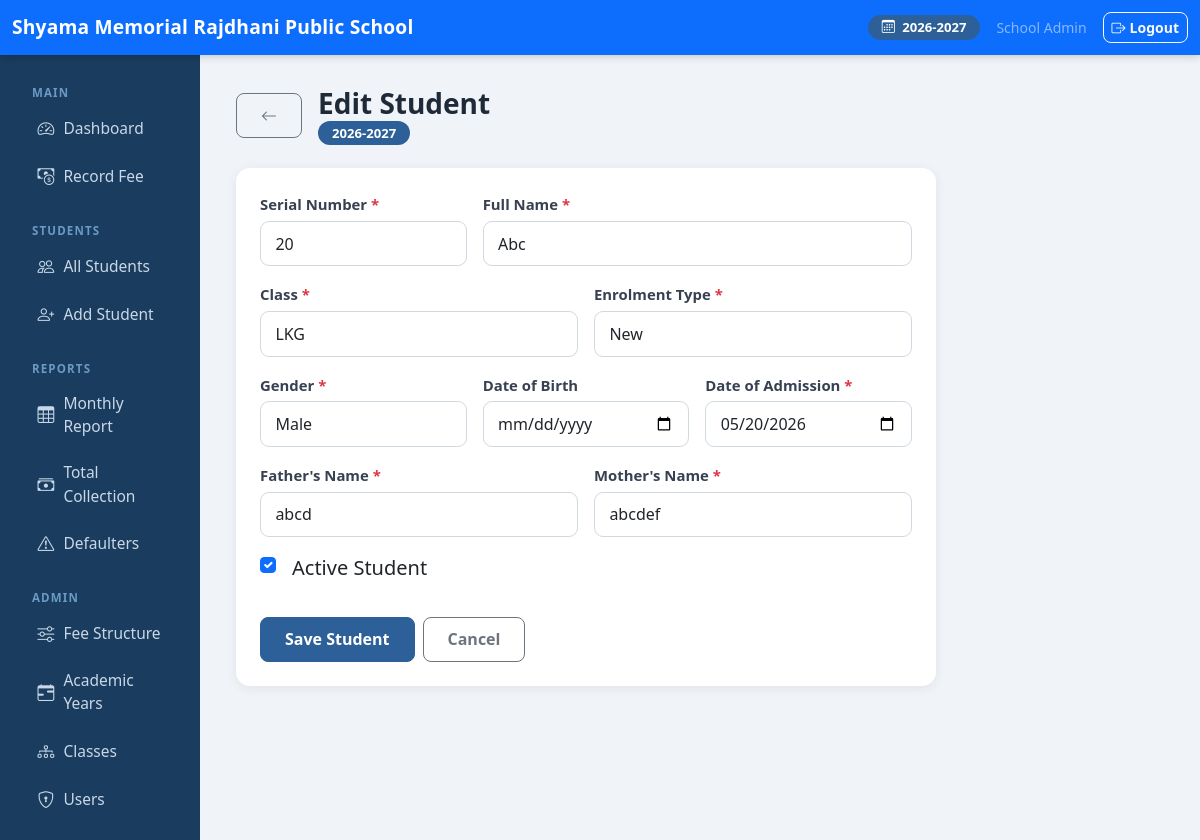
/students/3/edit/ (signed in), run on the app's committed database.
### students/models.py (models this page shows, shortened)
class AcademicYear(models.Model):
    name = models.CharField(max_length=20, unique=True)  # e.g. "2026-2027"
    start_date = models.DateField()
    end_date = models.DateField()
    is_current = models.BooleanField(default=False)
    class Meta:
        ordering = ['-start_date']
    @classmethod
    def get_current(cls):
        return cls.objects.filter(is_current=True).first()

class Student(models.Model):
    ENROLL_NEW = 'new'
    ENROLL_RE = 're'
    ENROLL_CHOICES = [
        (ENROLL_NEW, 'New'),
        (ENROLL_RE, 'Re-Enrolment'),
    ]
    GENDER_MALE = 'M'
    GENDER_FEMALE = 'F'
    GENDER_OTHER = 'O'
    GENDER_CHOICES = [
        (GENDER_MALE, 'Male'),
        (GENDER_FEMALE, 'Female'),
        (GENDER_OTHER, 'Other'),
    ]
    academic_year = models.ForeignKey(AcademicYear, on_delete=models.PROTECT, related_name='students')
    serial_number = models.CharField(max_length=20)
    name = models.CharField(max_length=150)
    school_class = models.ForeignKey(SchoolClass, on_delete=models.PROTECT, related_name='students')
    enrollment_type = models.CharField(max_length=3, choices=ENROLL_CHOICES, default=ENROLL_NEW)
    gender = models.CharField(max_length=1, choices=GENDER_CHOICES, default=GENDER_MALE)
    date_of_birth = models.DateField(null=True, blank=True)
    father_name = models.CharField(max_length=150)
    mother_name = models.CharField(max_length=150)
    date_of_admission = models.DateField()
    is_active = models.BooleanField(default=True)
    created_at = models.DateTimeField(auto_now_add=True)
    updated_at = models.DateTimeField(auto_now=True)
    created_by = models.ForeignKey(
        settings.AUTH_USER_MODEL, on_delete=models.SET_NULL,
        null=True, blank=True, related_name='students_created'
    )
    updated_by = models.ForeignKey(
        settings.AUTH_USER_MODEL, on_delete=models.SET_NULL,
        null=True, blank=True, related_name='students_updated'
    )
    class Meta:
        ordering = ['school_class__order', 'serial_number']
        unique_together = [('academic_year', 'serial_number')]

### accounts/models.py (models this page shows, shortened)
class CustomUser(AbstractUser):
    ROLE_ADMIN = 'admin'
    ROLE_TEACHER = 'teacher'
    ROLE_CHOICES = [
        (ROLE_ADMIN, 'Admin'),
        (ROLE_TEACHER, 'Teacher'),
    ]
    role = models.CharField(max_length=10, choices=ROLE_CHOICES, default=ROLE_TEACHER)
    def is_admin(self):
        return self.role == self.ROLE_ADMIN

### students/views.py (the view)
# urls.py: path('<int:pk>/edit/', views.student_edit, name='edit'),
@login_required
def student_edit(request, pk):
    student = get_object_or_404(Student, pk=pk)
    form = StudentForm(request.POST or None, instance=student)
    if request.method == 'POST' and form.is_valid():
        student = form.save(commit=False)
        student.updated_by = request.user
        student.save()
        messages.success(request, 'Student updated successfully.')
        return redirect('students:detail', pk=student.pk)
    return render(request, 'students/student_form.html', {
        'form': form, 'title': 'Edit Student', 'obj': student, 'year': student.academic_year,
    })

### fees/templatetags/fees_tags.py (called while the page is built)
@register.simple_tag
def current_year_display():
    year = AcademicYear.get_current()
    return year.name if year else 'No Active Year'

### students/models.py (called while the page is built)
    def __str__(self):
        return self.name

### templates/students/student_form.html (shortened to what this page needs)
{% extends "base.html" %}
{% block content %}
<div class="d-flex align-items-center mb-4 gap-3">
  <a href="{% url 'students:list' %}" class="btn btn-outline-secondary btn-lg"><i class="bi bi-arrow-left"></i></a>
  <div>
    <h3 class="fw-bold mb-0">{{ title }}</h3>
    {% if year %}<span class="year-badge">{{ year.name }}</span>{% endif %}
  </div>
</div>
<div class="card" style="max-width:700px;">
  <div class="card-body p-4">
    <form method="post">
      <div class="row g-3">
        <div class="col-md-4">
          <label class="form-label">Serial Number <span class="text-danger">*</span></label>
          {{ form.serial_number }}
        </div>
        <div class="col-md-8">
          <label class="form-label">Full Name <span class="text-danger">*</span></label>
          {{ form.name }}
        </div>
        <div class="col-md-6">
          <label class="form-label">Class <span class="text-danger">*</span></label>
          {{ form.school_class }}
        </div>
        <div class="col-md-6">
          <label class="form-label">Enrolment Type <span class="text-danger">*</span></label>
          {{ form.enrollment_type }}
        </div>
        <div class="col-md-4">
          <label class="form-label">Gender <span class="text-danger">*</span></label>
          {{ form.gender }}
        </div>
        <div class="col-md-4">
          <label class="form-label">Date of Birth</label>
          {{ form.date_of_birth }}
        </div>
        <div class="col-md-4">
          <label class="form-label">Date of Admission <span class="text-danger">*</span></label>
          {{ form.date_of_admission }}
        </div>
        <div class="col-md-6">
          <label class="form-label">Father's Name <span class="text-danger">*</span></label>
          {{ form.father_name }}
        </div>
        <div class="col-md-6">
          <label class="form-label">Mother's Name <span class="text-danger">*</span></label>
          {{ form.mother_name }}
        </div>
        <div class="col-md-6 d-flex align-items-end pb-2">
          <div class="form-check">
            {{ form.is_active }}
            <label class="form-check-label fs-5 ms-2">Active Student</label>
          </div>
        </div>
      </div>
      <div class="d-flex gap-2 mt-4">
        <button type="submit" class="btn btn-primary btn-lg">Save Student</button>
        <a href="{% url 'students:list' %}" class="btn btn-outline-secondary btn-lg">Cancel</a>
      </div>
    </form>
  </div>
</div>
{% endblock %}

### templates/base.html (shortened to what this page needs)
<!DOCTYPE html>
<html lang="en">
<head>
  <link href="https://cdn.jsdelivr.net/npm/bootstrap@5.3.3/dist/css/bootstrap.min.css" rel="stylesheet">
  <link href="https://cdn.jsdelivr.net/npm/bootstrap-icons@1.11.3/font/bootstrap-icons.min.css" rel="stylesheet">
</head>
<body>
{% if user.is_authenticated %}
<nav class="navbar navbar-dark bg-primary no-print">
  <div class="container-fluid">
    <span class="navbar-brand">Shyama Memorial Rajdhani Public School</span>
    <div class="d-flex align-items-center gap-3">
      {% with year=request.session.current_year %}
      <span class="year-badge">
        <i class="bi bi-calendar3 me-1"></i>
        {% load fees_tags %}{% current_year_display %}
      </span>
      {% endwith %}
      <span class="text-white-50 small">{{ user.get_full_name|default:user.username }}</span>
      <a href="{% url 'accounts:logout' %}" class="btn btn-outline-light btn-sm">
        <i class="bi bi-box-arrow-right me-1"></i>Logout
      </a>
    </div>
  </div>
</nav>
<div class="container-fluid">
  <div class="row">
    <div class="col-md-2 sidebar no-print py-3">
      <div class="sidebar-heading">Main</div>
      <ul class="nav flex-column">
        <li class="nav-item">
          <a class="nav-link {% if request.resolver_match.url_name == 'dashboard' %}active{% endif %}" href="{% url 'fees:dashboard' %}">
            <i class="bi bi-speedometer2"></i> Dashboard
          </a>
        </li>
        <li class="nav-item">
          <a class="nav-link {% if 'fee_entry' in request.resolver_match.url_name %}active{% endif %}" href="{% url 'fees:fee_entry_select' %}">
            <i class="bi bi-cash-coin"></i> Record Fee
          </a>
        </li>
      </ul>
      <div class="sidebar-heading mt-2">Students</div>
      <ul class="nav flex-column">
        <li class="nav-item">
          <a class="nav-link" href="{% url 'students:list' %}">
            <i class="bi bi-people"></i> All Students
          </a>
        </li>
        <li class="nav-item">
          <a class="nav-link" href="{% url 'students:add' %}">
            <i class="bi bi-person-plus"></i> Add Student
          </a>
        </li>
      </ul>
      <div class="sidebar-heading mt-2">Reports</div>
      <ul class="nav flex-column">
        <li class="nav-item">
          <a class="nav-link" href="{% url 'fees:monthly_report' %}">
            <i class="bi bi-table"></i> Monthly Report
          </a>
        </li>
        <li class="nav-item">
          <a class="nav-link" href="{% url 'fees:total_collection' %}">
            <i class="bi bi-cash-stack"></i> Total Collection
          </a>
        </li>
        <li class="nav-item">
          <a class="nav-link" href="{% url 'fees:defaulters' %}">
            <i class="bi bi-exclamation-triangle"></i> Defaulters
          </a>
        </li>
      </ul>
      {% if user.is_admin %}
      <div class="sidebar-heading mt-2">Admin</div>
      <ul class="nav flex-column">
        <li class="nav-item">
          <a class="nav-link" href="{% url 'fees:structure_list' %}">
            <i class="bi bi-sliders"></i> Fee Structure
          </a>
        </li>
        <li class="nav-item">
          <a class="nav-link" href="{% url 'students:year_list' %}">
            <i class="bi bi-calendar-range"></i> Academic Years
          </a>
        </li>
        <li class="nav-item">
          <a class="nav-link" href="{% url 'students:class_list' %}">
            <i class="bi bi-diagram-3"></i> Classes
          </a>
        </li>
        <li class="nav-item">
          <a class="nav-link" href="{% url 'accounts:user_list' %}">
            <i class="bi bi-shield-lock"></i> Users
          </a>
        </li>
      </ul>
      {% endif %}
    </div>
    <div class="col-md-10 main-content">
      {% block content %}{% endblock %}
    </div>
  </div>
</div>
{% else %}
{% block full_content %}{% endblock %}
{% endif %}
</body>
</html>

### templates/base.html (style rules this page uses)
body { font-size: 1rem; background: #f0f4f8; color: #1e2a38; }
a { text-decoration: none; }
.navbar { box-shadow: 0 2px 8px rgba(0,0,0,.18); }
.navbar-brand { font-weight: 700; font-size: 1.2rem; letter-spacing: .01em; }
.sidebar { min-height: calc(100vh - 56px); background: #1a3c5e; }
.sidebar .nav-link { color: #c8d8e8; font-size: .97rem; padding: .6rem 1.1rem; border-radius: 7px; margin: 2px 8px; display: flex; align-items: center; gap: 9px; transition: background .15s; }
.sidebar .nav-link i { font-size: 1.05rem; flex-shrink: 0; }
.sidebar-heading { color: #6b9ac4; font-size: .72rem; font-weight: 700; letter-spacing: .1em; padding: .8rem 1.25rem .2rem; text-transform: uppercase; }
.main-content { padding: 2rem 2.25rem; }
.card { border: none; border-radius: 14px; box-shadow: 0 2px 12px rgba(0,0,0,.07); }
.form-label { font-weight: 600; font-size: .93rem; color: #374151; margin-bottom: .35rem; }
.form-control, .form-select { border-radius: 8px; border: 1.5px solid #d1d9e0; padding: .55rem .85rem; font-size: .97rem; background: #fff; transition: border-color .15s, box-shadow .15s; }
.form-control-lg, .form-select-lg { padding: .6rem .9rem; font-size: 1rem; border-radius: 9px; }
.btn { border-radius: 8px; font-weight: 600; }
.btn-lg { font-size: 1rem; padding: .6rem 1.5rem; }
.btn-primary { background: #2d6099; border-color: #2d6099; }
.year-badge { background: #2d6099; color: #fff; border-radius: 20px; padding: 3px 14px; font-size: .82rem; font-weight: 600; }

### data on the page
AcademicYear: name "2026-2027"
CustomUser: get_full_name "School Admin"
Student: serial_number "20", name "Abc", school_class "LKG", enrollment_type "New", gender "Male", date_of_admission "05/20/2026", father_name "abcd", mother_name "abcdef", is_active "☑"

### other printed values
{{ title }} "Edit Student"
